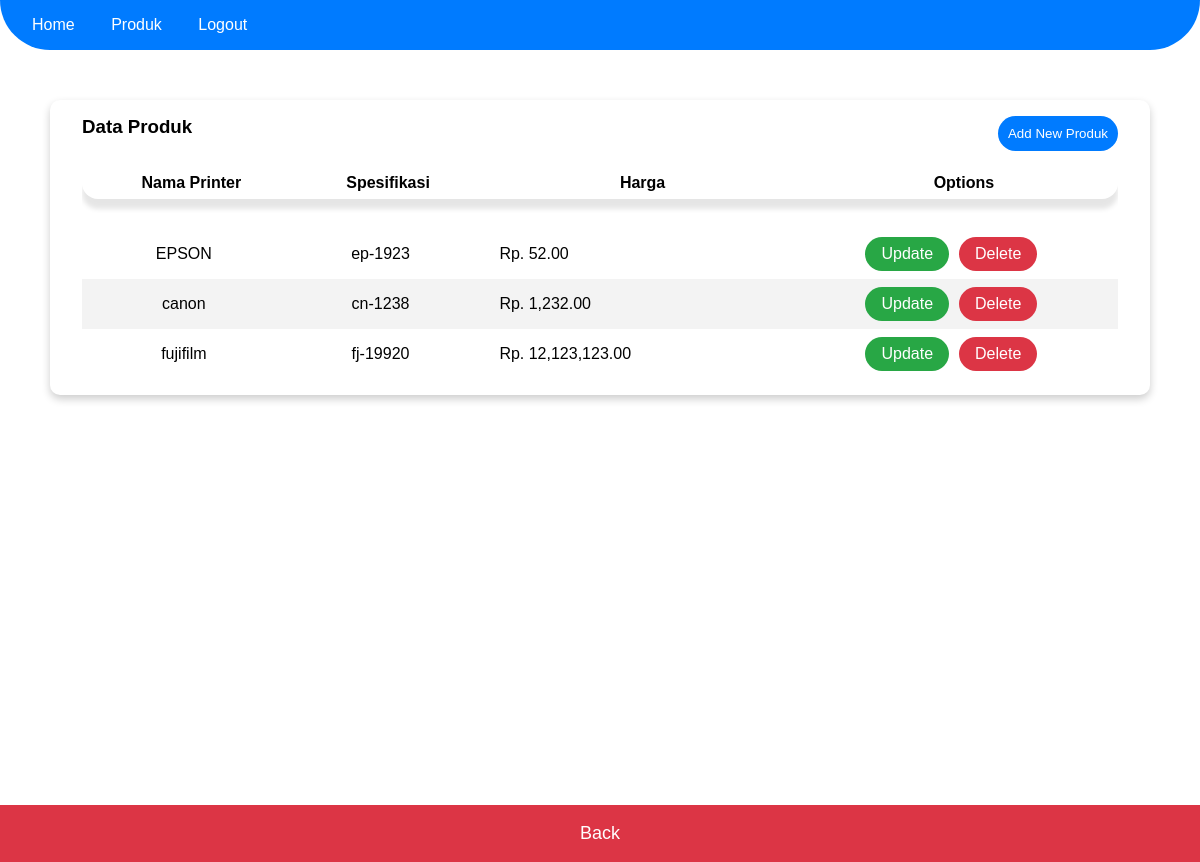
The page /produk.php (signed in) on the database as committed earlier.
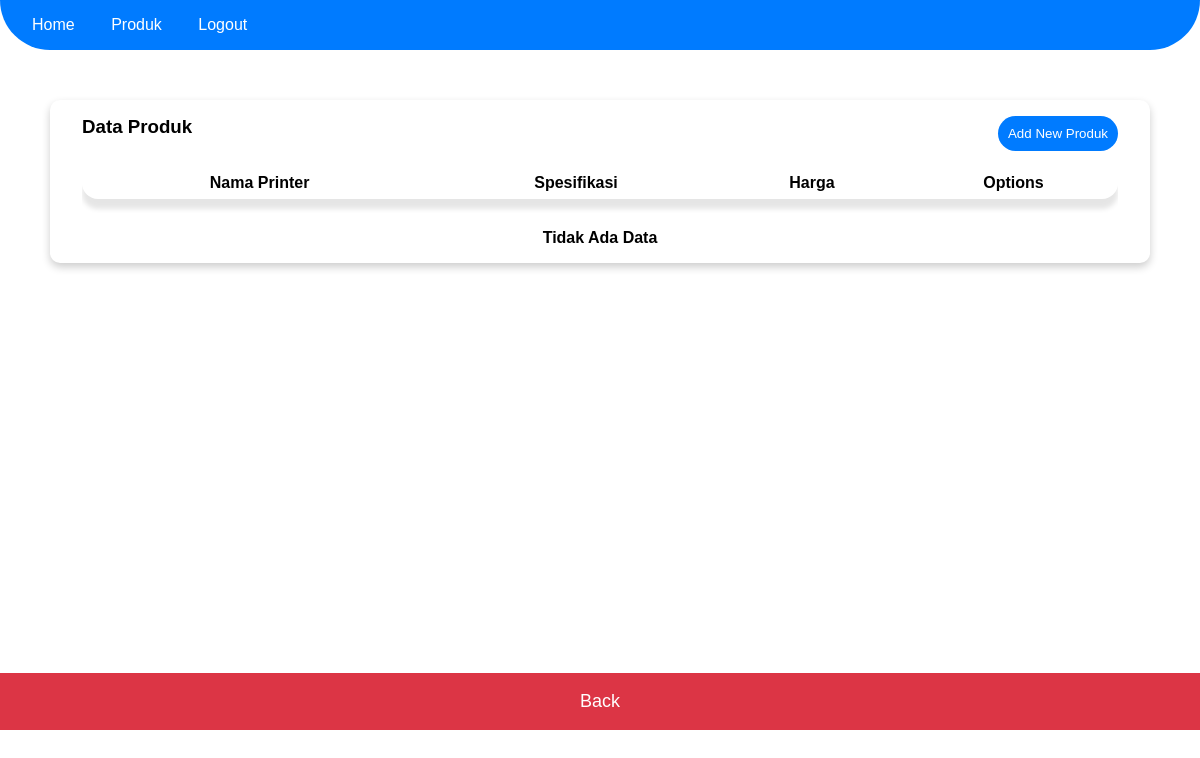
The same page on the database as committed later.
### tables this page shows
CREATE TABLE `tb_printer` (
  `idprinter` int(10) NOT NULL AUTO_INCREMENT,
  `namaprinter` varchar(50) NOT NULL,
  `spesifikasi` varchar(50) NOT NULL,
  `harga` int(10) NOT NULL,
  PRIMARY KEY (`idprinter`)
);

### produk.php (the view, shortened to what this page needs)
<?php include_once('process/Conn.php')?>
<?php
    $result         = $Conn->query(" SELECT * FROM tb_printer ");
    $resultArray    = $result->fetch_all(MYSQLI_ASSOC);
    if ($result->num_rows < 1)
    {
        $cekIsi = false;
    }
    else
    {
        $cekIsi = true;
    }
?>
<!DOCTYPE html>
<html lang="en">
<head>
    <link rel="stylesheet" type="text/css" href="css/style.css">
</head>
<body>
    <div class="navbar">
        <ul>
            <li><a href="index.php">Home</a></li>
            <li><a href="produk.php">Produk</a></li>
            <li><a href="process/logout.php">Logout</a></li>
        </ul>
    </div>
    <div class="container">
        <div class="card">
            <div class="card-title">
                <h3 class="float-left">Data Produk</h3>
                <button class="button ml-2 float-right" id="id01-trigger" style=" padding:10px">Add New Produk</button>
            </div>
            <div class="table-wrapper">
                <table class="styled-table">
                    <thead>
                        <tr>
                            <th>Nama Printer</th>
                            <th>Spesifikasi</th>
                            <th>Harga</th>
                            <th>Options</th>
                        </tr>
                    </thead>
                    <tbody>
                        <?php foreach( $resultArray as $hasil ) :?>
                            <tr class="active-row">
                                <td><?= $hasil['namaprinter']?></td>
                                <td><?= $hasil['spesifikasi']?></td>
                                <td style="text-align:left;"><?= "Rp. " . number_format($hasil['harga'],2,'.',',') ?></td>
                                <td>
                                    <div id="id03" class="btn-group">
                                        <button class="id02-trigger" id="id02-trigger" onclick="getButtonUpdate(this);" data-id="<?=$hasil['idprinter']?>" data-namaprinter="<?=$hasil['namaprinter']?>" data-spesifikasi="<?=$hasil['spesifikasi']?>" data-harga="<?=$hasil['harga']?>">Update</button>
                                        <button onclick="konfirmasi(this,admin)" data-id="<?= $hasil['idprinter']?>" style="color:white;">Delete</button>
                                    </div>
                                </td>
                            </tr>
                        <?php endforeach;?>
                        <?php
                            if (!$cekIsi)
                            {
                                echo '<tr><td colspan="6"><h4>Tidak Ada Data</h4></td></tr>';
                            }
                        ?>
                    </tbody>
                </table>
            </div>
        </div>
    </div>
    <button class="logout"> <a style="color:white;" href="index.php">Back</a> </button>
</body>
</html>

### css/style.css (style rules this page uses)
* { margin: 0; padding: 0; box-sizing: border-box; font-family: sans-serif; }
html, body { height: 100%; }
.navbar { background-color: #007bff; border-radius: 0 0 50px 50px; padding: 0 0 0 1em; }
.navbar li { display: inline-block; border-radius: 50px; }
.navbar a { padding: 1em 1em; color: white; }
.card { box-shadow: 0 4px 8px 0 rgba(0,0,0,0.2); transition: 0.7s; padding: 1em 2em; background-color: white; border-radius: 10px; }
.styled-table { border-collapse:collapse; font-size: 12pt; margin-top: 1em; width: 100%; text-align: center; border-radius: 25px 25px 0 0; }
.table-wrapper { margin-top: 1em; overflow-x: auto; overflow-y: auto; width: 100%; }
tbody:before { content:"@"; display:block; line-height:30px; text-indent:-99999px; }
.styled-table thead tr { height: 2em; border-radius: 25px; margin-bottom: 50px; box-shadow: 0 10px 5px 0 rgba(0, 0, 0, .1); }
.styled-table thead tr th { padding: 0 0 0 15px }
.styled-table td:last-child { padding: 0 !important; margin: 0 !important; }
.styled-table tbody tr:nth-of-type(odd) { background-color: #fff; }
.button { color: white; background-color: #007bff; font-size: 10pt; border-radius: 25px; border: none; cursor: pointer; }
.container { padding: 50px; }
a { display: block; text-decoration: none; height: 100%; margin:0px; }
.logout { cursor: pointer; font-size: large; background-color: #dc3545; color: white; padding: 1em 2em; width: 100%; margin-top: 30%; border: none; }
.float-right { float: right; }
.float-left { float: left; }
.btn-group { display: flex; justify-content: center; }
.btn-group button { border: none; color: white; padding: .5em 1em; margin: 0 10px 0 0; cursor: pointer; font-size: 1em; border-radius: 25px; }
.btn-group button:first-child { background-color: #28a745; }
.btn-group button:last-child { background-color: #dc3545; }
.styled-table td:not(:last-child) { padding: 1em 2vw; }
.styled-table tbody tr:nth-of-type(even) { background-color: #f3f3f3; }

Rows that differ between the two databases and show on the page:
removed tb_printer: namaprinter "EPSON", spesifikasi "ep-1923", harga "52.00"
removed tb_printer: namaprinter "canon", spesifikasi "cn-1238", harga "1,232.00"
removed tb_printer: namaprinter "fujifilm", spesifikasi "fj-19920", harga "12,123,123.00"
Other text that changed with them:
text now shown: "Tidak Ada Data"
